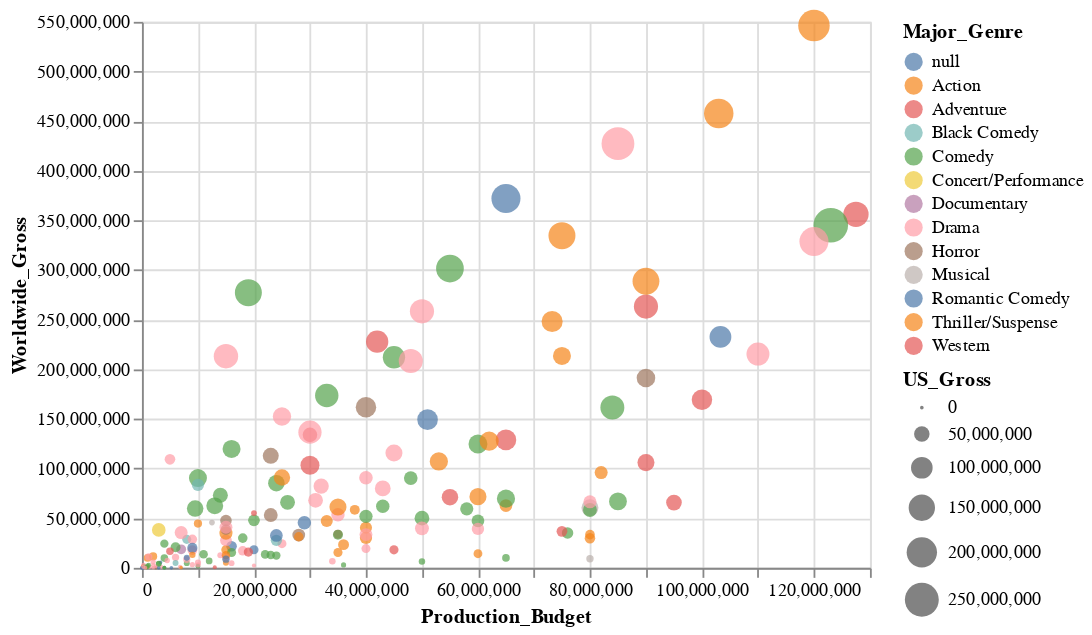

Notebook source saved alongside this figure:
### Markdown cell above
Agora conseguiremos ver detalhes sobre o filme passando o mouse por cima do ponto de dados que representa.

### Code cell
alt.Chart(filmes_2000).mark_point(filled=True).encode(
    alt.X('Production_Budget'),
    alt.Y('Worldwide_Gross'),
    alt.Size('US_Gross'),
    alt.Color('Major_Genre'),
    alt.OpacityValue(0.7),
    tooltip = [alt.Tooltip('Title'),
               alt.Tooltip('Production_Budget'),
               alt.Tooltip('Worldwide_Gross'),
               alt.Tooltip('US_Gross')
              ]
)

### Figure 1 — Vega-Lite specification as saved in the notebook (floating-point values rounded to 4 significant figures; data arrays with more than 128 entries replaced by an {"elided": "..."} marker saying what was removed)
{"config": {"view": {"continuousWidth": 400, "continuousHeight": 300}}, "data": {"name": "data-07b5306da37fdc34e4db36a5f2c45f13"}, "mark": {"type": "point", "filled": true}, "encoding": {"color": {"field": "Major_Genre", "type": "nominal"}, "opacity": {"value": 0.7}, "size": {"field": "US_Gross", "type": "quantitative"}, "tooltip": [{"field": "Title", "type": "nominal"}, {"field": "Production_Budget", "type": "quantitative"}, {"field": "Worldwide_Gross", "type": "quantitative"}, {"field": "US_Gross", "type": "quantitative"}], "x": {"field": "Production_Budget", "type": "quantitative"}, "y": {"field": "Worldwide_Gross", "type": "quantitative"}}, "$schema": "https://vega.github.io/schema/vega-lite/v4.17.0.json", "datasets": {"data-07b5306da37fdc34e4db36a5f2c45f13": {"elided": "188 records"}}}
